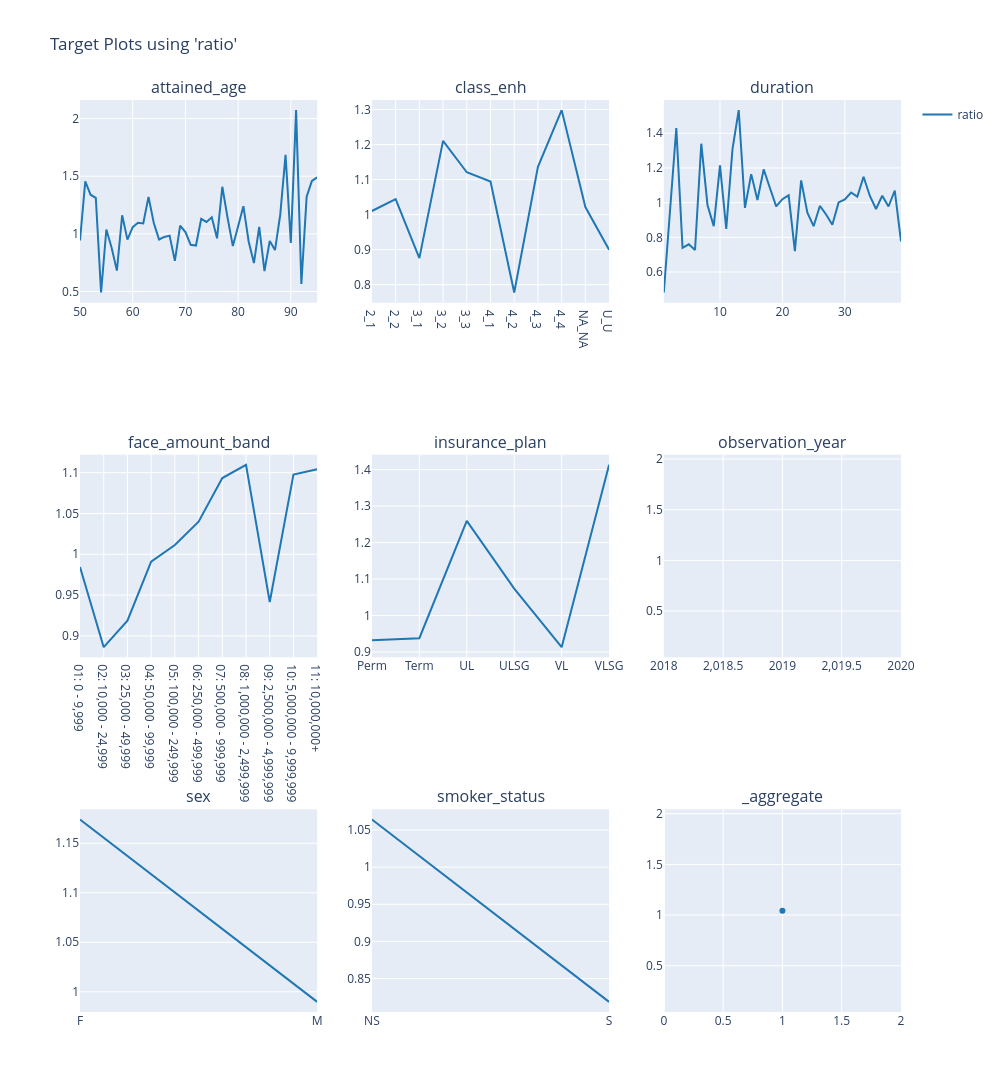

Notebook cell for this chart:
### Code cell
# test set
charters.target(
    df=model_data.loc[X_test.index],
    target="ratio",
    cols=3,
    features=model_features,
    numerator=["death_claim_amount"],
    denominator=["exp_amt_neural"],
).show()

### Figure 1 — Plotly figure (JSON) as saved in the notebook; plotly's stock layout.template omitted (floating-point values rounded to 4 significant figures)
{"data": [{"line": {"color": "#1F77B4"}, "mode": "lines", "name": "ratio", "showlegend": true, "type": "scatter", "x": [50, 51, 52, 53, 54, 55, 56, 57, 58, 59, 60, 61, 62, 63, 64, 65, 66, 67, 68, 69, 70, 71, 72, 73, 74, 75, 76, 77, 78, 79, 80, 81, 82, 83, 84, 85, 86, 87, 88, 89, 90, 91, 92, 93, 94, 95], "xaxis": "x", "y": [0.9426, 1.455, 1.34, 1.312, 0.4909, 1.037, 0.8795, 0.6808, 1.161, 0.9497, 1.058, 1.096, 1.091, 1.321, 1.095, 0.9511, 0.9732, 0.9847, 0.7652, 1.07, 1.016, 0.9046, 0.8985, 1.131, 1.103, 1.144, 0.9611, 1.408, 1.139, 0.8938, 1.067, 1.24, 0.9341, 0.7463, 1.061, 0.6762, 0.9383, 0.8594, 1.168, 1.685, 0.9217, 2.073, 0.5657, 1.323, 1.459, 1.49], "yaxis": "y"}, {"line": {"color": "#1F77B4"}, "mode": "lines", "name": "ratio", "showlegend": false, "type": "scatter", "x": ["2_1", "2_2", "3_1", "3_2", "3_3", "4_1", "4_2", "4_3", "4_4", "NA_NA", "U_U"], "xaxis": "x2", "y": [1.01, 1.044, 0.8757, 1.21, 1.121, 1.094, 0.7776, 1.137, 1.298, 1.022, 0.8995], "yaxis": "y2"}, {"line": {"color": "#1F77B4"}, "mode": "lines", "name": "ratio", "showlegend": false, "type": "scatter", "x": [1, 2, 3, 4, 5, 6, 7, 8, 9, 10, 11, 12, 13, 14, 15, 16, 17, 18, 19, 20, 21, 22, 23, 24, 25, 26, 27, 28, 29, 30, 31, 32, 33, 34, 35, 36, 37, 38, 39], "xaxis": "x3", "y": [0.4817, 0.9379, 1.431, 0.7389, 0.7598, 0.7268, 1.34, 0.9852, 0.8647, 1.215, 0.8481, 1.309, 1.533, 0.97, 1.164, 1.015, 1.192, 1.085, 0.9782, 1.02, 1.042, 0.7208, 1.129, 0.9418, 0.8644, 0.9811, 0.932, 0.8731, 1.001, 1.019, 1.058, 1.034, 1.15, 1.04, 0.9633, 1.04, 0.9777, 1.07, 0.7765], "yaxis": "y3"}, {"line": {"color": "#1F77B4"}, "mode": "lines", "name": "ratio", "showlegend": false, "type": "scatter", "x": ["01: 0 - 9,999", "02: 10,000 - 24,999", "03: 25,000 - 49,999", "04: 50,000 - 99,999", "05: 100,000 - 249,999", "06: 250,000 - 499,999", "07: 500,000 - 999,999", "08: 1,000,000 - 2,499,999", "09: 2,500,000 - 4,999,999", "10: 5,000,000 - 9,999,999", "11: 10,000,000+"], "xaxis": "x4", "y": [0.9844, 0.8861, 0.9187, 0.9909, 1.011, 1.04, 1.093, 1.11, 0.9416, 1.098, 1.104], "yaxis": "y4"}, {"line": {"color": "#1F77B4"}, "mode": "lines", "name": "ratio", "showlegend": false, "type": "scatter", "x": ["Perm", "Term", "UL", "ULSG", "VL", "VLSG"], "xaxis": "x5", "y": [0.9322, 0.938, 1.259, 1.074, 0.9132, 1.413], "yaxis": "y5"}, {"line": {"color": "#1F77B4"}, "mode": "lines", "name": "ratio", "showlegend": false, "type": "scatter", "x": [2019], "xaxis": "x6", "y": [1.043], "yaxis": "y6"}, {"line": {"color": "#1F77B4"}, "mode": "lines", "name": "ratio", "showlegend": false, "type": "scatter", "x": ["F", "M"], "xaxis": "x7", "y": [1.174, 0.9898], "yaxis": "y7"}, {"line": {"color": "#1F77B4"}, "mode": "lines", "name": "ratio", "showlegend": false, "type": "scatter", "x": ["NS", "S"], "xaxis": "x8", "y": [1.064, 0.8187], "yaxis": "y8"}, {"line": {"color": "#1F77B4"}, "mode": "markers", "name": "ratio", "showlegend": false, "type": "scatter", "x": [1], "xaxis": "x9", "y": [1.043], "yaxis": "y9"}], "layout": {"annotations": [{"font": {"size": 16}, "showarrow": false, "text": "attained_age", "x": 0.1444, "xanchor": "center", "xref": "paper", "y": 1, "yanchor": "bottom", "yref": "paper"}, {"font": {"size": 16}, "showarrow": false, "text": "class_enh", "x": 0.5, "xanchor": "center", "xref": "paper", "y": 1, "yanchor": "bottom", "yref": "paper"}, {"font": {"size": 16}, "showarrow": false, "text": "duration", "x": 0.8556, "xanchor": "center", "xref": "paper", "y": 1, "yanchor": "bottom", "yref": "paper"}, {"font": {"size": 16}, "showarrow": false, "text": "face_amount_band", "x": 0.1444, "xanchor": "center", "xref": "paper", "y": 0.6111, "yanchor": "bottom", "yref": "paper"}, {"font": {"size": 16}, "showarrow": false, "text": "insurance_plan", "x": 0.5, "xanchor": "center", "xref": "paper", "y": 0.6111, "yanchor": "bottom", "yref": "paper"}, {"font": {"size": 16}, "showarrow": false, "text": "observation_year", "x": 0.8556, "xanchor": "center", "xref": "paper", "y": 0.6111, "yanchor": "bottom", "yref": "paper"}, {"font": {"size": 16}, "showarrow": false, "text": "sex", "x": 0.1444, "xanchor": "center", "xref": "paper", "y": 0.2222, "yanchor": "bottom", "yref": "paper"}, {"font": {"size": 16}, "showarrow": false, "text": "smoker_status", "x": 0.5, "xanchor": "center", "xref": "paper", "y": 0.2222, "yanchor": "bottom", "yref": "paper"}, {"font": {"size": 16}, "showarrow": false, "text": "_aggregate", "x": 0.8556, "xanchor": "center", "xref": "paper", "y": 0.2222, "yanchor": "bottom", "yref": "paper"}], "height": 1200, "legend": {"orientation": "v", "x": 1.02, "xanchor": "left", "y": 1, "yanchor": "top"}, "title": {"text": "Target Plots using 'ratio'"}, "width": 1000, "xaxis": {"anchor": "y", "domain": [0, 0.2889]}, "xaxis2": {"anchor": "y2", "domain": [0.3556, 0.6444]}, "xaxis3": {"anchor": "y3", "domain": [0.7111, 1]}, "xaxis4": {"anchor": "y4", "domain": [0, 0.2889]}, "xaxis5": {"anchor": "y5", "domain": [0.3556, 0.6444]}, "xaxis6": {"anchor": "y6", "domain": [0.7111, 1]}, "xaxis7": {"anchor": "y7", "domain": [0, 0.2889]}, "xaxis8": {"anchor": "y8", "domain": [0.3556, 0.6444]}, "xaxis9": {"anchor": "y9", "domain": [0.7111, 1]}, "yaxis": {"anchor": "x", "domain": [0.7778, 1], "type": "-"}, "yaxis2": {"anchor": "x2", "domain": [0.7778, 1]}, "yaxis3": {"anchor": "x3", "domain": [0.7778, 1]}, "yaxis4": {"anchor": "x4", "domain": [0.3889, 0.6111]}, "yaxis5": {"anchor": "x5", "domain": [0.3889, 0.6111]}, "yaxis6": {"anchor": "x6", "domain": [0.3889, 0.6111]}, "yaxis7": {"anchor": "x7", "domain": [0, 0.2222]}, "yaxis8": {"anchor": "x8", "domain": [0, 0.2222]}, "yaxis9": {"anchor": "x9", "domain": [0, 0.2222]}}}
